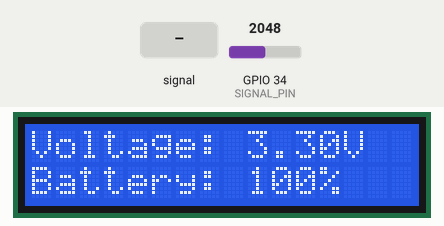
This sketch was run on a simulated ESP32. Parts: 16×2 character LCD. Inputs (shaded band) come from the test bench; at power-on: GPIO 34 (SIGNAL_PIN) = 2048. What the sketch prints to the serial monitor is not drawn.

Above: at 1.3 s.
1.4 s: GPIO 34 (SIGNAL_PIN) fed a 200 Hz sine of ±327 counts around its level
At 1.6 s:
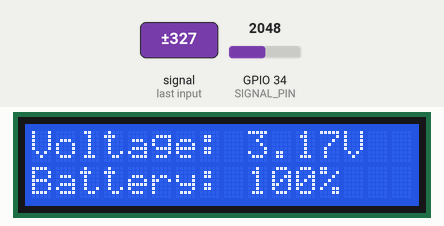
2.9 s: GPIO 34 (SIGNAL_PIN) set to 2866
At 4.0 s:
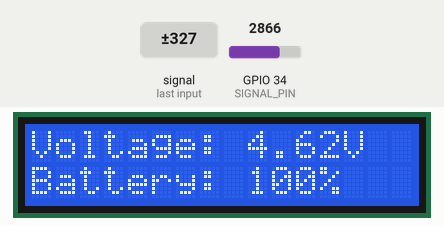
4.5 s: GPIO 34 (SIGNAL_PIN) fed a 1000 Hz sine of ±1023 counts around its level
At 4.7 s:
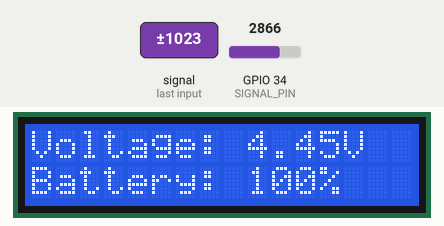
6.0 s: GPIO 34 (SIGNAL_PIN) set to 3603
At 6.4 s:
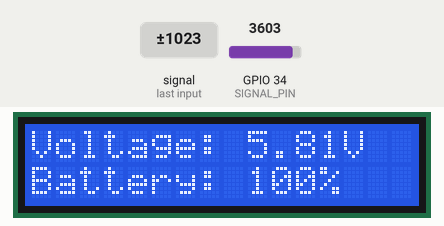
7.6 s: GPIO 34 (SIGNAL_PIN) set to 4095
At 8.3 s:
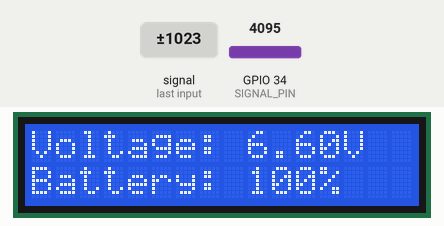
Timing chart, 0 to 10.1 s (numbered marks = the images above; inputs shaded):
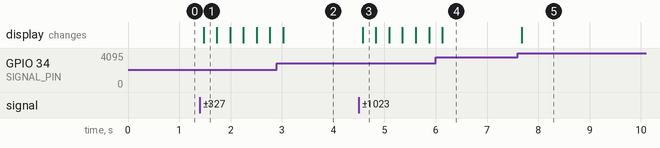

Measured:
- after the input at 1.4 s, the display: changes after 0.07 s (image 1)
- after the input at 4.5 s, the display: changes after 0.08 s (image 3)
- after the input at 7.6 s, the display: changes after 0.08 s (image 5)

The sketch:

main.ino
```cpp
#include <Arduino.h>
#include <LiquidCrystal_I2C.h>
#include <Wire.h>

constexpr uint8_t SDA_PIN = 21;
constexpr uint8_t SCL_PIN = 22;
constexpr uint8_t SIGNAL_PIN = 34;

constexpr uint8_t ADC_SAMPLES = 16;
constexpr uint32_t UPDATE_MS = 200;

// Коэффициент делителя напряжения: V_real = V_measured * VOLTAGE_COEFF
// 2.0 = потенциометр делит на 2 (4V на входе -> 2V на GPIO)
#define VOLTAGE_COEFF 2.0f

// 1.5V = 0%, 2.1V = 100%
constexpr float VOLTAGE_MIN = 1.5f;
constexpr float VOLTAGE_MAX = 2.1f;

LiquidCrystal_I2C lcd(0x27, 16, 2);

static void printLine(uint8_t row, const char *text) {
    lcd.setCursor(0, row);
    lcd.print("                ");
    lcd.setCursor(0, row);
    lcd.print(text);
}

static float readVoltage() {
    uint32_t sum = 0;
    for (uint8_t i = 0; i < ADC_SAMPLES; i++) {
        sum += analogReadMilliVolts(SIGNAL_PIN);
    }
    return (float)sum / ADC_SAMPLES / 1000.0f * VOLTAGE_COEFF;
}

static uint8_t voltageToPct(float v) {
    int pct = (int)((v - VOLTAGE_MIN) / (VOLTAGE_MAX - VOLTAGE_MIN) * 100.0f + 0.5f);
    if (pct > 100)
        pct = 100;
    if (pct < 0)
        pct = 0;
    return (uint8_t)pct;
}

void setup() {
    Serial.begin(115200);
    analogSetAttenuation(ADC_11db);

    Wire.begin(SDA_PIN, SCL_PIN);
    lcd.init();
    lcd.backlight();
    lcd.clear();

    printLine(0, "Voltage: ---");
    printLine(1, "Battery: ---");
}

void loop() {
    float v = readVoltage();
    uint8_t pct = voltageToPct(v);

    char row0[17], row1[17];
    snprintf(row0, sizeof(row0), "Voltage: %.2fV", v);
    snprintf(row1, sizeof(row1), "Battery: %3u%%", pct);

    printLine(0, row0);
    printLine(1, row1);

    Serial.printf("%.4f V  |  %u%%\n", v, pct);
    delay(UPDATE_MS);
}
```
